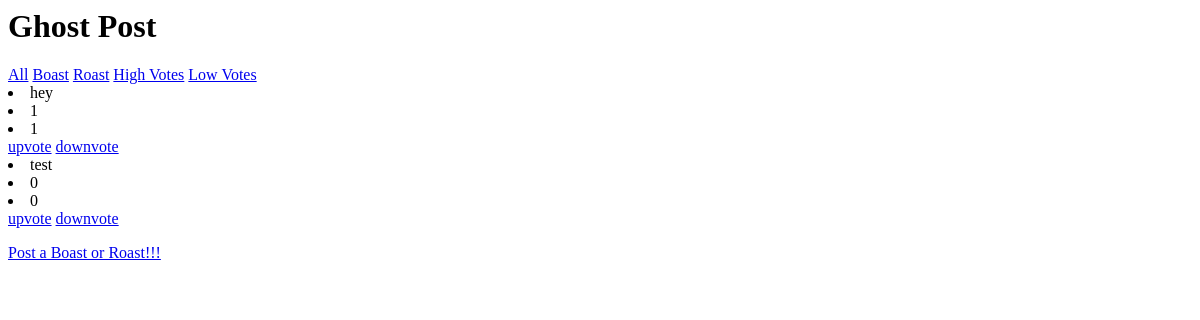
Before: / with the older database file.
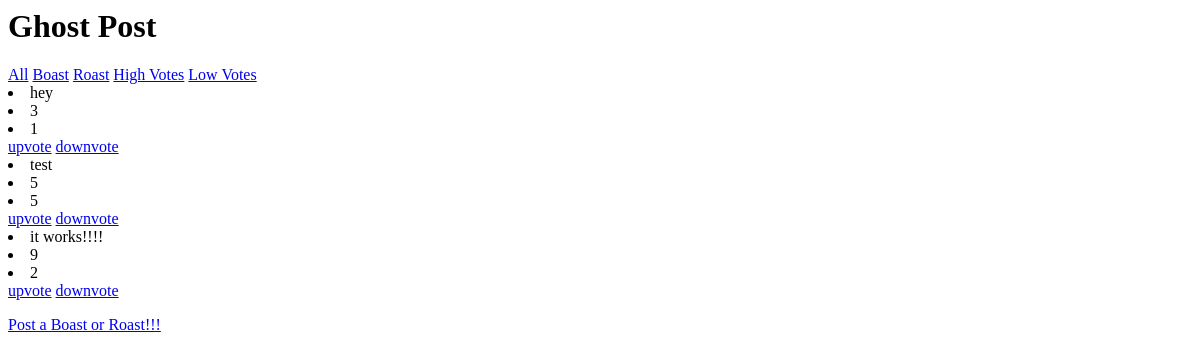
After: the same page with the newer database file.
### ghostapp/models.py (models this page shows, shortened)
class VoteChoice(models.Model):
    choice = models.BooleanField(default=False)
    text = models.CharField(max_length=280)
    time = models.DateTimeField(default=timezone.now)
    upvotes = models.IntegerField(default=0)
    downvotes = models.IntegerField(default=0)

### ghostapp/views.py (the view)
# urls.py: path('',views.index, name ='homepage'),
def index(request):
    data = VoteChoice.objects.all()
    return render(request, 'index.html', {'data': data})

### ghostapp/templates/index.html
<h1>Ghost Post</h1>
<a href="/" class="button">All</a>
<a href="/boastview/" class="button">Boast</a>
<a href="/roastview/" class="button">Roast</a>
<a href="/highview/" class="button">High Votes</a>
<a href="/lowview/" class="button">Low Votes</a>
{% for foo in data %}
    <li>{{ foo.text }}</li>
    <li>{{ foo.upvotes }}</li>
    <li>{{ foo.downvotes }}</li>
    <a href="/upvote/{{foo.id}}/">upvote</a>
    <a href="/downvote/{{foo.id}}/">downvote</a>
{% endfor %}
<p>
    <a href="/postview/">Post a Boast or Roast!!!</a>
</p>

Changed rows visible on the page:
changed VoteChoice "hey": upvotes "1" → "3"
changed VoteChoice "test": upvotes "0" → "5"; downvotes "0" → "5"
added VoteChoice: text "it works!!!!", upvotes "9", downvotes "2"
